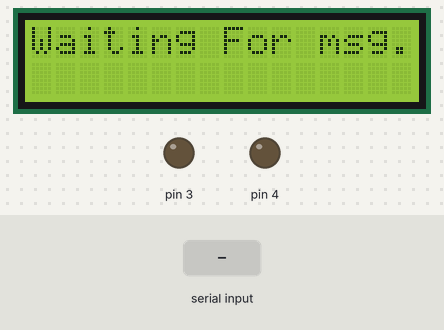
Bench run of a sketch on a simulated Arduino Uno, built with avr-gcc and run on an emulated ATmega328P. On the bench: 16×2 character LCD, output pins drawn as LEDs (lit = HIGH). The inputs (shaded band) are chosen by the test bench.

Above: at 1.2 s.
1.3 s: "3" received over Serial
At 2.6 s:
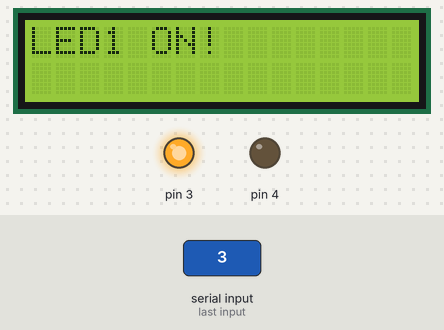
2.9 s: "2" received over Serial
At 4.1 s:
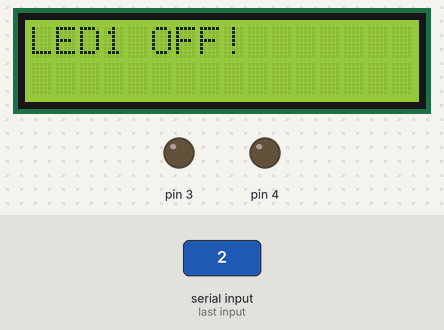
4.5 s: "1" received over Serial
At 5.0 s:
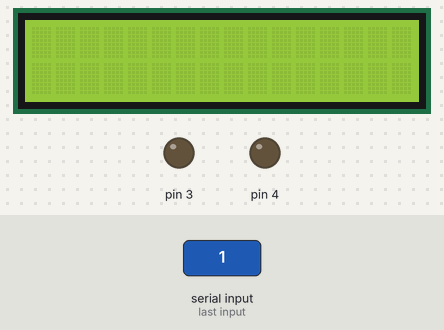
6.1 s: "5" received over Serial
At 6.5 s:
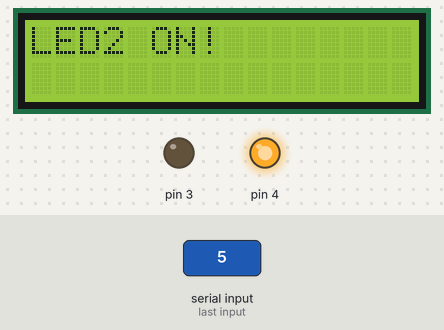
7.7 s: "0" received over Serial
At 8.6 s:
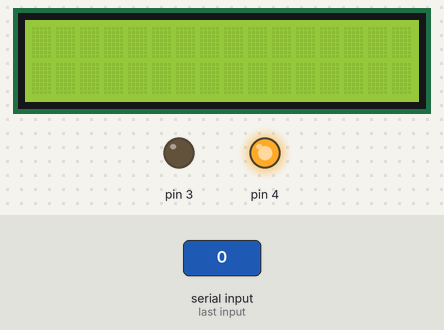
9.3 s: "3" received over Serial
At 10.1 s:
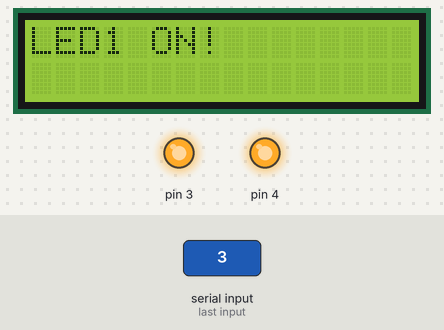
Timing chart, 0 to 11.9 s (numbered marks = the images above; inputs shaded):
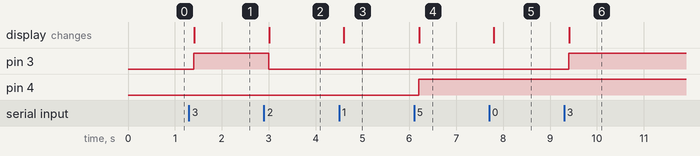

The sketch:

node_js.ino
```cpp
#include <Wire.h>
#include <LiquidCrystal_I2C.h>

// Set the LCD address to 0x27 for a 16 chars and 2 line display
LiquidCrystal_I2C lcd(0x3F, 16, 2);

void setup()
{
  pinMode(3,OUTPUT);
  pinMode(4,OUTPUT);
  lcd.begin();
  lcd.backlight();
  lcd.print("Waiting For msg...");
  // Initialize the serial port at a speed of 9600 baud
  Serial.begin(9600);
}

void loop()
{
  // If characters arrived over the serial port...
  if (Serial.available() > 0) {
    // Wait a bit for the entire message to arrive
    delay(100);
    // Clear the screen
    lcd.clear();
     char mod=Serial.read();
   if(mod == '3'){
      digitalWrite(3,HIGH);
     lcd.print("LED1 ON!");
   }
else if(mod == '2'){
      digitalWrite(3,LOW);
      lcd.print("LED1 OFF!");
}
else if(mod == '5'){
      digitalWrite(4,HIGH);
      lcd.print("LED2 ON!");
}
//    case '4':
else if(mod == '4'){
      digitalWrite(4,LOW);
      lcd.print("LED2 OFF!");

}
  }
}
```

Measured:
- after the input at 1.3 s, pin 3: LOW → HIGH after 0.10 s; the display: changes after 0.11 s (image 1)
- after the input at 2.9 s, pin 3: HIGH → LOW after 0.10 s; the display: changes after 0.11 s (image 2)
- after the input at 4.5 s, the display: changes after 0.10 s (image 3)
- after the input at 6.1 s, pin 4: LOW → HIGH after 0.10 s; the display: changes after 0.11 s (image 4)
- after the input at 7.7 s, the display: changes after 0.10 s (image 5)
- after the input at 9.3 s, pin 3: LOW → HIGH after 0.10 s; the display: changes after 0.11 s (image 6)
